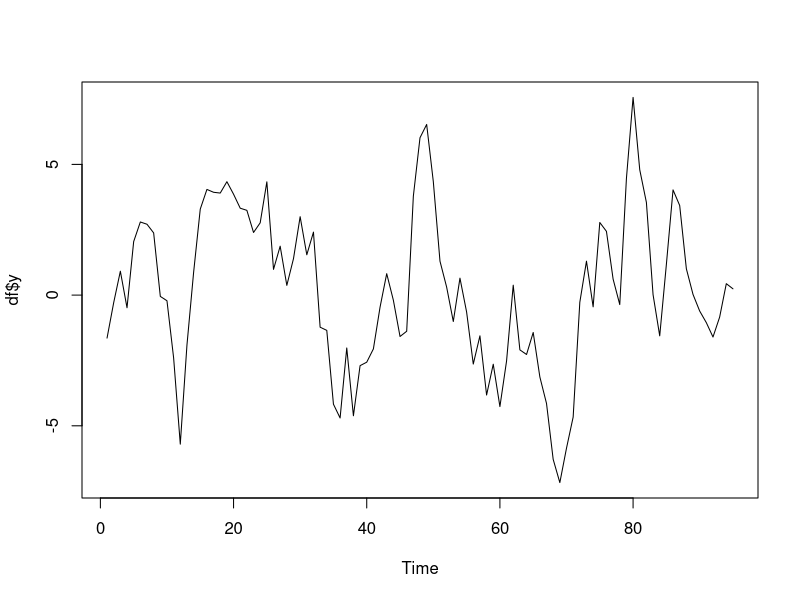

Write the R code that produced this figure. (Note: this script raises an error after producing the figure.)

library(forecast)
set.seed(100)

n <- 95  # number of observations

# Function to simulate an AR(1) series
sim_ar1 <- function(n, phi = 0.7, sd = 1) {
  arima.sim(model = list(ar = phi), n = n, sd = sd)
}

# X variables
x1 <- sim_ar1(n)
x2 <- sim_ar1(n)

# Other variables
other_X <- matrix(NA, nrow = n, ncol = 18)

for (i in 1:18) {
  # Linear combination with some noise to induce correlation
  other_X[, i] <- 0.5 * x1 + 0.3 * x2 + sim_ar1(n, phi = 0.5, sd = 0.5)
}

colnames(other_X) <- paste0("x", 3:20)

# beta values
phi_y <- 0.6
beta1 <- 1.2
beta2 <- -0.8

y <- numeric(n)
# Start with initial values for y (first 4 lags)
y[1:4] <- rnorm(4)

for (t in 5:n) {
  y[t] <- phi_y * y[t-1] + beta1 * x1[t-1] + beta2 * x2[t-2] + rnorm(1, 0, 1)
}

library(zoo)
start_date <- as.Date("2002-03-01")
quarter_dates <- seq(start_date, by = "3 months", length.out = n)
quarter_dates

# df
df <- data.frame(date = quarter_dates, y = y, x1 = x1, x2 = x2, other_X)
head(df)

ts.plot(df$y)
is_stattest <- get_stationarity(df)
# y = 0.6 * y[t-1] + 1.2 * x1[t-1] -0.8 * x2[t-2] + erro(rnorm(1, 0, 1))